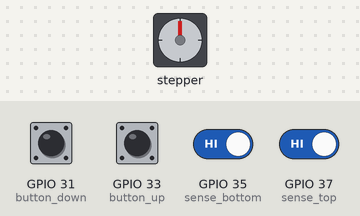
Simulated run of this sketch. Board: ESP32. Shown: stepper motor. The inputs (shaded band) are chosen by the test bench; at power-on: GPIO 31 (button_down), GPIO 33 (button_up), GPIO 35 (sense_bottom), GPIO 37 (sense_top) HIGH. Stepper angles assume 2048 steps per turn.

Above: at 1.2 s.
1.3 s: GPIO 31 (button_down) pulled LOW for 1 s
At 3.4 s:
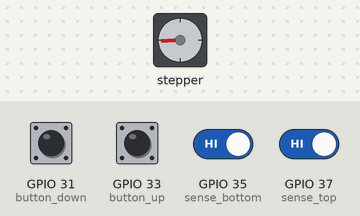
3.8 s: GPIO 33 (button_up) pulled LOW for 3.2 s
At 8.0 s:
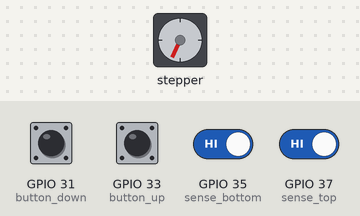
8.5 s: GPIO 33 (button_up) pulled LOW for 1 s
At 9.9 s:
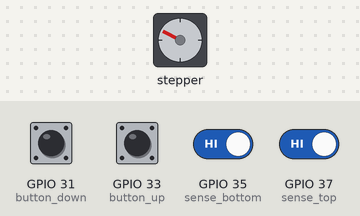
11.0 s: GPIO 31 (button_down) pulled LOW for 1 s
At 11.76 s:
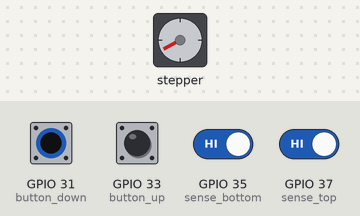
13.5 s: GPIO 31 (button_down) pulled LOW for 1 s
At 15.1 s:
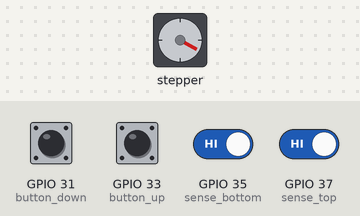
16.0 s: GPIO 31 (button_down) pulled LOW for 1 s
At 18.0 s:
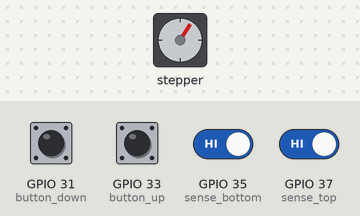
Timing chart, 0 to 19.5 s (numbered marks = the images above; inputs shaded):
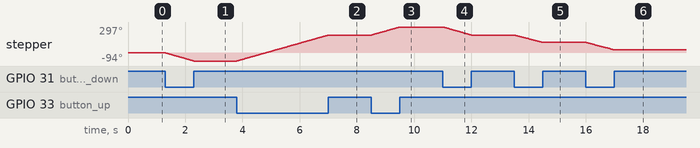

The sketch:

A_010_Stepper.ino
```cpp
#include <Stepper.h>
int SPU = 2048; //Schritte pro Umdrehung
int button_down = 31;
int button_up = 33;
int sense_bottom = 35;
int sense_top = 37;
Stepper Motor(SPU, 3,5,4,6);
int motor_pos = 2000; // Won't work if motor misses steps
int top_pos = 1024;
int bottom_pos = 512;

void setup() {
    Serial.begin(9600);
    pinMode(button_down, INPUT_PULLUP);
    pinMode(button_up, INPUT_PULLUP);
    pinMode(sense_bottom, INPUT_PULLUP);
    pinMode(sense_top, INPUT_PULLUP);
    Motor.setSpeed(16); //max = 17
}

void loop() {
    if (!digitalRead(button_up) && digitalRead(sense_top)) {
        step_with_boundary(1);
        /*delay(100);
        unsigned long t1 = millis();
        byte button_pressed_again = 0;
        while (1) {
            if (digitalRead(button_up)) {
                button_pressed_again = 1;
            }
            if ((millis() - t1) >= 200) {
                break;
            }
        }
        if (button_pressed_again) {
            drive_to_position(top_pos);
        } else {
            step_with_boundary(-100);
        }
        */
    }
    if (!digitalRead(button_down) && digitalRead(sense_bottom)) {
        step_with_boundary(-1);
    }
    if (!digitalRead(button_up) && !digitalRead(sense_bottom) && !digitalRead(sense_top)) {
        drive_to_position(top_pos);
    }
    if (!digitalRead(button_down) && !digitalRead(sense_bottom) && !digitalRead(sense_top)) {
        drive_to_position(bottom_pos);
    }
}

void step_with_boundary (int step_size) {
    if ((-4096 < motor_pos && step_size < 0) || (motor_pos < 4096 && step_size > 0)) {
        step_tracked(step_size);
    }
}

void step_tracked (int step_size) {
        Motor.step(step_size);
        motor_pos += step_size;
}

void drive_to_position(int pos) {
    int sign = 0;
    if (motor_pos < pos) {
        sign = 1;
    } else if (motor_pos > pos) {
        sign = -1;
    }
    while (motor_pos != pos) {
        Motor.step(sign);
        motor_pos += sign;
    }
}
```

Measured:
- after the input at 1.3 s, stepper: turns 94° counter-clockwise in 1.0 s, starting at once
- after the input at 3.8 s, stepper: turns 298° clockwise in 3.2 s, starting at once
- after the input at 8.5 s, stepper: turns 93° clockwise in 0.99 s, starting at once
- after the input at 11.0 s, stepper: turns 93° counter-clockwise in 0.99 s, starting at once
- after the input at 13.5 s, stepper: turns 85° counter-clockwise in 0.99 s, starting at once
- after the input at 16.0 s, stepper: turns 85° counter-clockwise in 0.98 s, starting at once
